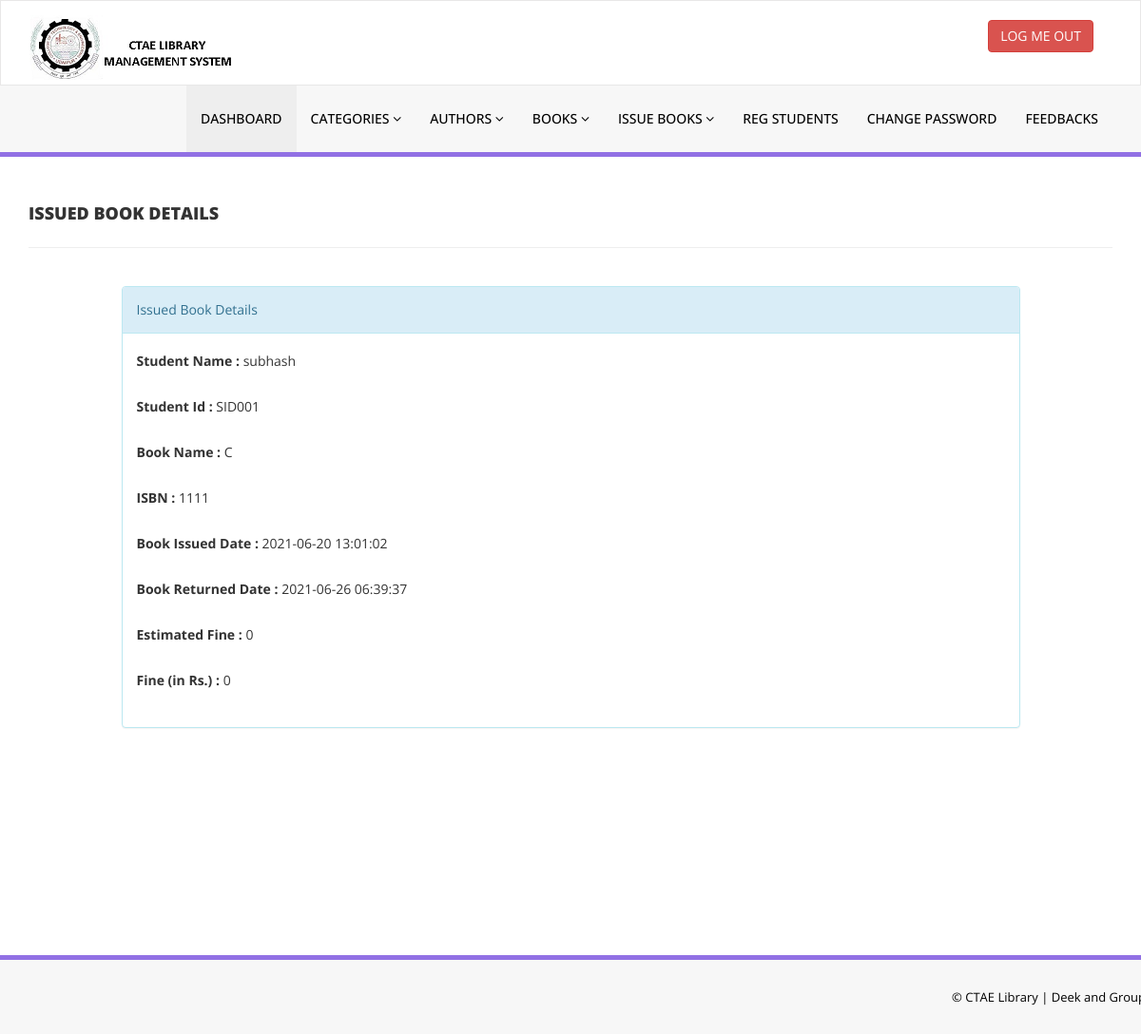
/admin/update-issue-bookdeails.php?rid=5 (signed in), run on the app's committed database.
### tables this page shows
CREATE TABLE `tblissuedbookdetails` (
  `id` int(11) NOT NULL,
  `BookId` int(11) DEFAULT NULL,
  `StudentID` varchar(150) DEFAULT NULL,
  `IssuesDate` timestamp NULL DEFAULT current_timestamp(),
  `ReturnDate` timestamp NOT NULL DEFAULT (current_timestamp() + interval '15' day) ON UPDATE current_timestamp(),
  `RetrunStatus` int(1) DEFAULT NULL,
  `fine` int(11) DEFAULT NULL,
  `EstimatedFine` varchar(50) NOT NULL DEFAULT '0'
);

CREATE TABLE `tblstudents` (
  `id` int(11) NOT NULL,
  `StudentId` varchar(100) DEFAULT NULL,
  `FullName` varchar(120) DEFAULT NULL,
  `EnrollmentId` varchar(12) DEFAULT NULL,
  `EmailId` varchar(120) DEFAULT NULL,
  `MobileNumber` char(11) DEFAULT NULL,
  `Password` varchar(120) DEFAULT NULL,
  `Status` int(1) DEFAULT NULL,
  `RegDate` timestamp NULL DEFAULT current_timestamp(),
  `UpdationDate` timestamp NULL DEFAULT NULL ON UPDATE current_timestamp(),
  `TotalIssued` int(2) NOT NULL DEFAULT 0
);

CREATE TABLE `tblbooks` (
  `id` int(11) NOT NULL,
  `BookName` varchar(255) DEFAULT NULL,
  `CatId` int(11) DEFAULT NULL,
  `AuthorId` int(11) DEFAULT NULL,
  `ISBNNumber` int(11) DEFAULT NULL,
  `BookPrice` int(11) DEFAULT NULL,
  `BookCopies` varchar(10) NOT NULL,
  `PublisherName` varchar(60) NOT NULL,
  `Available` varchar(10) NOT NULL,
  `RegDate` timestamp NULL DEFAULT current_timestamp(),
  `UpdationDate` timestamp NULL DEFAULT NULL ON UPDATE current_timestamp()
);

### admin/update-issue-bookdeails.php (the view, shortened to what this page needs)
<?php
include('includes/config.php');
if(strlen($_SESSION['alogin'])==0)
    {
header('location:index.php');
}
else{
?>
<!DOCTYPE html>
<html xmlns="http://www.w3.org/1999/xhtml">
<head>
    <link href="assets/css/bootstrap.css" rel="stylesheet" />
    <link href="assets/css/font-awesome.css" rel="stylesheet" />
    <link href="assets/css/style.css" rel="stylesheet" />
</head>
<body>
<?php include('includes/header.php');?>
    <div class="content-wrapper">
         <div class="container">
        <div class="row pad-botm">
            <div class="col-md-12">
                <h4 class="header-line">Issued Book Details</h4>
                            </div>
</div>
<div class="row">
<div class="col-md-10 col-sm-6 col-xs-12 col-md-offset-1">
<div class="panel panel-info">
<div class="panel-heading">
Issued Book Details
</div>
<div class="panel-body">
<form role="form" method="post">
<?php
$rid=intval($_GET['rid']);
$sql = "SELECT tblstudents.FullName,tblbooks.BookName, tblissuedbookdetails.StudentID,tblbooks.ISBNNumber, tblbooks.id, tblissuedbookdetails.BookId,tblissuedbookdetails.IssuesDate,tblissuedbookdetails.ReturnDate, tblissuedbookdetails.EstimatedFine,tblissuedbookdetails.id as rid,tblissuedbookdetails.fine,tblissuedbookdetails.RetrunStatus from  tblissuedbookdetails join tblstudents on tblstudents.StudentId=tblissuedbookdetails.StudentId join tblbooks on tblbooks.id=tblissuedbookdetails.BookId where tblissuedbookdetails.id=:rid";
$query = $dbh -> prepare($sql);
$query->bindParam(':rid',$rid,PDO::PARAM_STR);
$query->execute();
$results=$query->fetchAll(PDO::FETCH_OBJ);
if($query->rowCount() > 0)
{
foreach($results as $result)
{               ?>
<div class="form-group">
<label>Student Name :</label>
<?php echo htmlentities($result->FullName);?>
</div>
<div class="form-group">
<label>Student Id :</label>
<?php echo htmlentities($result->StudentID);?>
</div>
<div class="form-group">
<label>Book Name :</label>
<?php echo htmlentities($result->BookName);?>
</div>
<div class="form-group">
<label>ISBN :</label>
<?php echo htmlentities($result->ISBNNumber);?>
</div>
<div class="form-group">
<label>Book Issued Date :</label>
<?php echo htmlentities($result->IssuesDate);?>
</div>
<div class="form-group">
<label>Book Returned Date :</label>
<?php if($result->ReturnDate=="")
                                            {
                                                echo htmlentities("Not Return Yet");
                                            } else {
                                            echo htmlentities($result->ReturnDate);
}
                                            ?>
</div>
<div class="form-group">
<label>Estimated Fine :</label>
<?php
echo htmlentities($result->EstimatedFine);
?>
</div>
<div class="form-group">
<label>Fine (in Rs.) :</label>
<?php
if($result->fine=="")
{?>
<input class="form-control" type="text" name="fine" id="fine"  required />
<?php }else {
echo htmlentities($result->fine);
}
?>
</div>
 <?php if($result->RetrunStatus==0){?>
<button type="submit" name="return" id="submit" class="btn btn-info">Return Book </button>
 </div>
<?php }}} ?>
                                    </form>
                            </div>
                        </div>
                            </div>
        </div>
    </div>
    </div>
  <?php include('includes/footer.php');?>
</body>
</html>
<?php } ?>

### admin/assets/css/style.css (style rules this page uses)
.content-wrapper { margin-top: 40px; min-height:800px; padding-bottom:90px; }
.header-line { font-weight:900; padding-bottom:25px; border-bottom:1px solid #eeeeee; text-transform:uppercase; }
.pad-botm { padding-bottom:30px; }

### data on the page
tblissuedbookdetails: tblstudents.FullName "subhash", StudentID "SID001", BookId.BookName "C", BookId.ISBNNumber "1111", IssuesDate "2021-06-20 13:01:02", ReturnDate "2021-06-26 06:39:37", EstimatedFine "0", fine "0"
